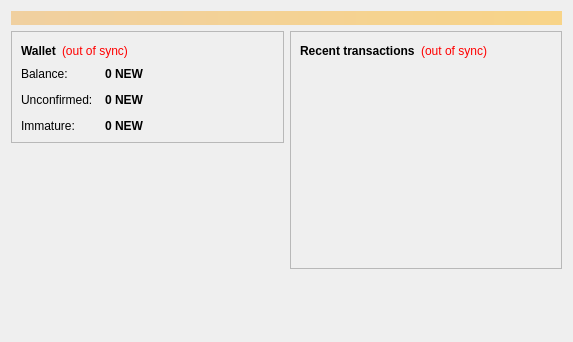
<?xml version="1.0" encoding="UTF-8"?>
<ui version="4.0">
 <class>OverviewPage</class>
 <widget class="QWidget" name="OverviewPage">
  <property name="geometry">
   <rect>
    <x>0</x>
    <y>0</y>
    <width>573</width>
    <height>342</height>
   </rect>
  </property>
  <property name="windowTitle">
   <string>Form</string>
  </property>
  <layout class="QVBoxLayout" name="topLayout">
   <item>
    <widget class="QLabel" name="labelAlerts">
     <property name="visible">
      <bool>false</bool>
     </property>
     <property name="styleSheet">
      <string notr="true">background-color: qlineargradient(x1: 0, y1: 0, x2: 1, y2: 0, stop:0 #F0D0A0, stop:1 #F8D488); color:#000000;</string>
     </property>
     <property name="wordWrap">
      <bool>true</bool>
     </property>
     <property name="margin">
      <number>3</number>
     </property>
    </widget>
   </item>
   <item>
    <layout class="QHBoxLayout" name="horizontalLayout" stretch="1,1">
     <item>
      <layout class="QVBoxLayout" name="verticalLayout_2">
       <item>
        <widget class="QFrame" name="frame">
         <property name="frameShape">
          <enum>QFrame::StyledPanel</enum>
         </property>
         <property name="frameShadow">
          <enum>QFrame::Raised</enum>
         </property>
         <layout class="QVBoxLayout" name="verticalLayout_4">
          <item>
           <layout class="QHBoxLayout" name="horizontalLayout_4">
            <item>
             <widget class="QLabel" name="label_5">
              <property name="font">
               <font>
                <weight>75</weight>
                <bold>true</bold>
               </font>
              </property>
              <property name="text">
               <string>Wallet</string>
              </property>
             </widget>
            </item>
            <item>
             <widget class="QLabel" name="labelWalletStatus">
              <property name="toolTip">
               <string>The displayed information may be out of date. Your wallet automatically synchronizes with the NewCoin network after a connection is established, but this process has not completed yet.</string>
              </property>
              <property name="styleSheet">
               <string notr="true">QLabel { color: red; }</string>
              </property>
              <property name="text">
               <string notr="true">(out of sync)</string>
              </property>
              <property name="alignment">
               <set>Qt::AlignLeading|Qt::AlignLeft|Qt::AlignVCenter</set>
              </property>
             </widget>
            </item>
            <item>
             <spacer name="horizontalSpacer_2">
              <property name="orientation">
               <enum>Qt::Horizontal</enum>
              </property>
              <property name="sizeHint" stdset="0">
               <size>
                <width>40</width>
                <height>20</height>
               </size>
              </property>
             </spacer>
            </item>
           </layout>
          </item>
          <item>
           <layout class="QFormLayout" name="formLayout_2">
            <property name="fieldGrowthPolicy">
             <enum>QFormLayout::AllNonFixedFieldsGrow</enum>
            </property>
            <property name="horizontalSpacing">
             <number>12</number>
            </property>
            <property name="verticalSpacing">
             <number>12</number>
            </property>
            <item row="0" column="0">
             <widget class="QLabel" name="label">
              <property name="text">
               <string>Balance:</string>
              </property>
             </widget>
            </item>
            <item row="0" column="1">
             <widget class="QLabel" name="labelBalance">
              <property name="font">
               <font>
                <weight>75</weight>
                <bold>true</bold>
               </font>
              </property>
              <property name="cursor">
               <cursorShape>IBeamCursor</cursorShape>
              </property>
              <property name="toolTip">
               <string>Your current balance</string>
              </property>
              <property name="text">
               <string notr="true">0 NEW</string>
              </property>
              <property name="textInteractionFlags">
               <set>Qt::LinksAccessibleByMouse|Qt::TextSelectableByKeyboard|Qt::TextSelectableByMouse</set>
              </property>
             </widget>
            </item>
            <item row="1" column="0">
             <widget class="QLabel" name="label_3">
              <property name="text">
               <string>Unconfirmed:</string>
              </property>
             </widget>
            </item>
            <item row="1" column="1">
             <widget class="QLabel" name="labelUnconfirmed">
              <property name="font">
               <font>
                <weight>75</weight>
                <bold>true</bold>
               </font>
              </property>
              <property name="cursor">
               <cursorShape>IBeamCursor</cursorShape>
              </property>
              <property name="toolTip">
               <string>Total of transactions that have yet to be confirmed, and do not yet count toward the current balance</string>
              </property>
              <property name="text">
               <string notr="true">0 NEW</string>
              </property>
              <property name="textInteractionFlags">
               <set>Qt::LinksAccessibleByMouse|Qt::TextSelectableByKeyboard|Qt::TextSelectableByMouse</set>
              </property>
             </widget>
            </item>
            <item row="2" column="0">
             <widget class="QLabel" name="labelImmatureText">
              <property name="text">
               <string>Immature:</string>
              </property>
             </widget>
            </item>
            <item row="2" column="1">
             <widget class="QLabel" name="labelImmature">
              <property name="font">
               <font>
                <weight>75</weight>
                <bold>true</bold>
               </font>
              </property>
              <property name="toolTip">
               <string>Mined balance that has not yet matured</string>
              </property>
              <property name="text">
               <string notr="true">0 NEW</string>
              </property>
              <property name="textInteractionFlags">
               <set>Qt::LinksAccessibleByMouse|Qt::TextSelectableByKeyboard|Qt::TextSelectableByMouse</set>
              </property>
             </widget>
            </item>
           </layout>
          </item>
         </layout>
        </widget>
       </item>
       <item>
        <spacer name="verticalSpacer">
         <property name="orientation">
          <enum>Qt::Vertical</enum>
         </property>
         <property name="sizeHint" stdset="0">
          <size>
           <width>20</width>
           <height>40</height>
          </size>
         </property>
        </spacer>
       </item>
      </layout>
     </item>
     <item>
      <layout class="QVBoxLayout" name="verticalLayout_3">
       <item>
        <widget class="QFrame" name="frame_2">
         <property name="frameShape">
          <enum>QFrame::StyledPanel</enum>
         </property>
         <property name="frameShadow">
          <enum>QFrame::Raised</enum>
         </property>
         <layout class="QVBoxLayout" name="verticalLayout">
          <item>
           <layout class="QHBoxLayout" name="horizontalLayout_2">
            <item>
             <widget class="QLabel" name="label_4">
              <property name="text">
               <string>&lt;b&gt;Recent transactions&lt;/b&gt;</string>
              </property>
             </widget>
            </item>
            <item>
             <widget class="QLabel" name="labelTransactionsStatus">
              <property name="toolTip">
               <string>The displayed information may be out of date. Your wallet automatically synchronizes with the NewCoin network after a connection is established, but this process has not completed yet.</string>
              </property>
              <property name="styleSheet">
               <string notr="true">QLabel { color: red; }</string>
              </property>
              <property name="text">
               <string notr="true">(out of sync)</string>
              </property>
              <property name="alignment">
               <set>Qt::AlignRight|Qt::AlignTrailing|Qt::AlignVCenter</set>
              </property>
             </widget>
            </item>
            <item>
             <spacer name="horizontalSpacer">
              <property name="orientation">
               <enum>Qt::Horizontal</enum>
              </property>
              <property name="sizeHint" stdset="0">
               <size>
                <width>40</width>
                <height>20</height>
               </size>
              </property>
             </spacer>
            </item>
           </layout>
          </item>
          <item>
           <widget class="QListView" name="listTransactions">
            <property name="styleSheet">
             <string notr="true">QListView { background: transparent; }</string>
            </property>
            <property name="frameShape">
             <enum>QFrame::NoFrame</enum>
            </property>
            <property name="verticalScrollBarPolicy">
             <enum>Qt::ScrollBarAlwaysOff</enum>
            </property>
            <property name="horizontalScrollBarPolicy">
             <enum>Qt::ScrollBarAlwaysOff</enum>
            </property>
            <property name="selectionMode">
             <enum>QAbstractItemView::NoSelection</enum>
            </property>
           </widget>
          </item>
         </layout>
        </widget>
       </item>
       <item>
        <spacer name="verticalSpacer_2">
         <property name="orientation">
          <enum>Qt::Vertical</enum>
         </property>
         <property name="sizeHint" stdset="0">
          <size>
           <width>20</width>
           <height>40</height>
          </size>
         </property>
        </spacer>
       </item>
      </layout>
     </item>
    </layout>
   </item>
  </layout>
 </widget>
 <resources/>
 <connections/>
</ui>
